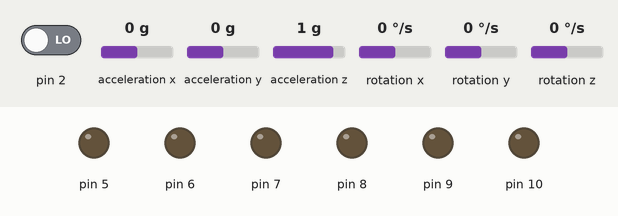
This sketch was run on a simulated Arduino Uno, built with avr-gcc and run on an emulated ATmega328P. Shown: output pins drawn as LEDs (lit = HIGH). The inputs (shaded band) are chosen by the test bench; at power-on: pin 2 LOW, acceleration x 0 g, acceleration y 0 g, acceleration z 1 g, rotation x 0 °/s, rotation y 0 °/s, rotation z 0 °/s. The sensor or clock chip raises its interrupt line as the real part does.

Above: at 0.1 s.
At 0.66 s:
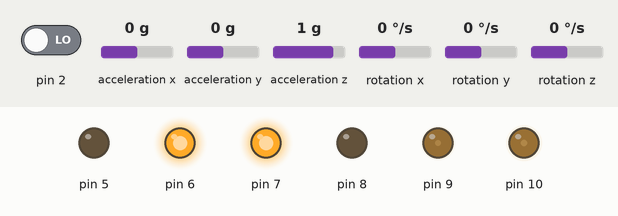
Timing chart, 0 to 2.3 s (numbered marks = the images above):
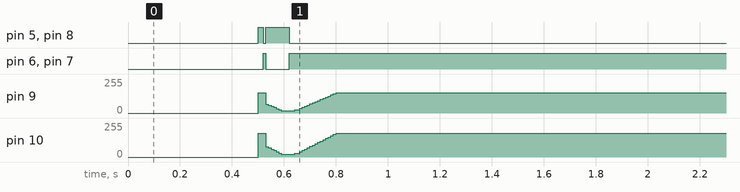

Measured:
- by itself, pin 5, pin 8: LOW → HIGH at 0.50 s, → LOW 0.02 s later, → HIGH 0.01 s later, → LOW 0.09 s later
- by itself, pin 6, pin 7: LOW → HIGH at 0.52 s, → LOW 0.01 s later, → HIGH 0.09 s later

The sketch:

sketch_may21bcc.ino
```cpp
#include <PID_v1.h>
#include <LMotorController.h>
#include "I2Cdev.h"
#include "MPU6050_6Axis_MotionApps20.h"

#if I2CDEV_IMPLEMENTATION == I2CDEV_ARDUINO_WIRE
 #include "Wire.h"
#endif

#define MIN_ABS_SPEED 30

MPU6050 mpu;

// MPU control/status vars
bool dmpReady = false; // set true if DMP init was successful
uint8_t mpuIntStatus; // holds actual interrupt status byte from MPU
uint8_t devStatus; // return status after each device operation (0 = success, !0 = error)
uint16_t packetSize; // expected DMP packet size (default is 42 bytes)
uint16_t fifoCount; // count of all bytes currently in FIFO
uint8_t fifoBuffer[64]; // FIFO storage buffer

// orientation/motion vars
Quaternion q; // [w, x, y, z] quaternion container
VectorFloat gravity; // [x, y, z] gravity vector
float ypr[3]; // [yaw, pitch, roll] yaw/pitch/roll container and gravity vector

//PID
double originalSetpoint = 172.9;
double setpoint = originalSetpoint;
double movingAngleOffset = 0.1;
double input, output;

//adjust these values to fit your own design
double Kp = 16;   //
double Kd = 1.8;  //
double Ki = 200;  //
PID pid(&input, &output, &setpoint, Kp, Ki, Kd, DIRECT);

double motorSpeedFactorLeft = 0.6;
double motorSpeedFactorRight = 0.7;

//MOTOR CONTROLLER
int ENA = 9;
int IN1 = 5;
int IN2 = 6;
int IN3 = 8;
int IN4 = 7;
int ENB = 10;
LMotorController motorController(ENA, IN1, IN2, ENB, IN3, IN4, motorSpeedFactorLeft, motorSpeedFactorRight);

volatile bool mpuInterrupt = false; // indicates whether MPU interrupt pin has gone high
void dmpDataReady()
{
 mpuInterrupt = true;
}


void setup()
{
 // join I2C bus (I2Cdev library doesn't do this automatically)
 #if I2CDEV_IMPLEMENTATION == I2CDEV_ARDUINO_WIRE
 Wire.begin();
 TWBR = 24; // 400kHz I2C clock (200kHz if CPU is 8MHz)
 #elif I2CDEV_IMPLEMENTATION == I2CDEV_BUILTIN_FASTWIRE
 Fastwire::setup(400, true);
 #endif

 mpu.initialize();

 devStatus = mpu.dmpInitialize();

 // supply your own gyro offsets here, scaled for min sensitivity
 mpu.setXGyroOffset(-264);
 mpu.setYGyroOffset(-349);
 mpu.setZGyroOffset(10);
 mpu.setZAccelOffset(1352); // 1688 factory default for my test chip

 // make sure it worked (returns 0 if so)
 if (devStatus == 0)
 {
 // turn on the DMP, now that it's ready
 mpu.setDMPEnabled(true);

 // enable Arduino interrupt detection
 attachInterrupt(0, dmpDataReady, RISING);
 mpuIntStatus = mpu.getIntStatus();

 // set our DMP Ready flag so the main loop() function knows it's okay to use it
 dmpReady = true;

 // get expected DMP packet size for later comparison
 packetSize = mpu.dmpGetFIFOPacketSize();

 //setup PID
 pid.SetMode(AUTOMATIC);
 pid.SetSampleTime(10);
 pid.SetOutputLimits(-255, 255);
 }
 else
 {
 // ERROR!
 // 1 = initial memory load failed
 // 2 = DMP configuration updates failed
 // (if it's going to break, usually the code will be 1)
 Serial.print(F("DMP Initialization failed (code "));
 Serial.print(devStatus);
 Serial.println(F(")"));
 }
}


void loop()
{
 // if programming failed, don't try to do anything
 if (!dmpReady) return;

 // wait for MPU interrupt or extra packet(s) available
 while (!mpuInterrupt && fifoCount < packetSize)
 {
 //no mpu data - performing PID calculations and output to motors
 pid.Compute();
 motorController.move(output, MIN_ABS_SPEED);

 }

 // reset interrupt flag and get INT_STATUS byte
 mpuInterrupt = false;
 mpuIntStatus = mpu.getIntStatus();

 // get current FIFO count
 fifoCount = mpu.getFIFOCount();

 // check for overflow (this should never happen unless our code is too inefficient)
 if ((mpuIntStatus & 0x10) || fifoCount == 1024)
 {
 // reset so we can continue cleanly
 mpu.resetFIFO();
 Serial.println(F("FIFO overflow!"));

 // otherwise, check for DMP data ready interrupt (this should happen frequently)
 }
 else if (mpuIntStatus & 0x02)
 {
 // wait for correct available data length, should be a VERY short wait
 while (fifoCount < packetSize) fifoCount = mpu.getFIFOCount();

 // read a packet from FIFO
 mpu.getFIFOBytes(fifoBuffer, packetSize);

 // track FIFO count here in case there is > 1 packet available
 // (this lets us immediately read more without waiting for an interrupt)
 fifoCount -= packetSize;

 mpu.dmpGetQuaternion(&q, fifoBuffer);
 mpu.dmpGetGravity(&gravity, &q);
 mpu.dmpGetYawPitchRoll(ypr, &q, &gravity);
 input = ypr[1] * 180/M_PI + 180;
 }
}
```
